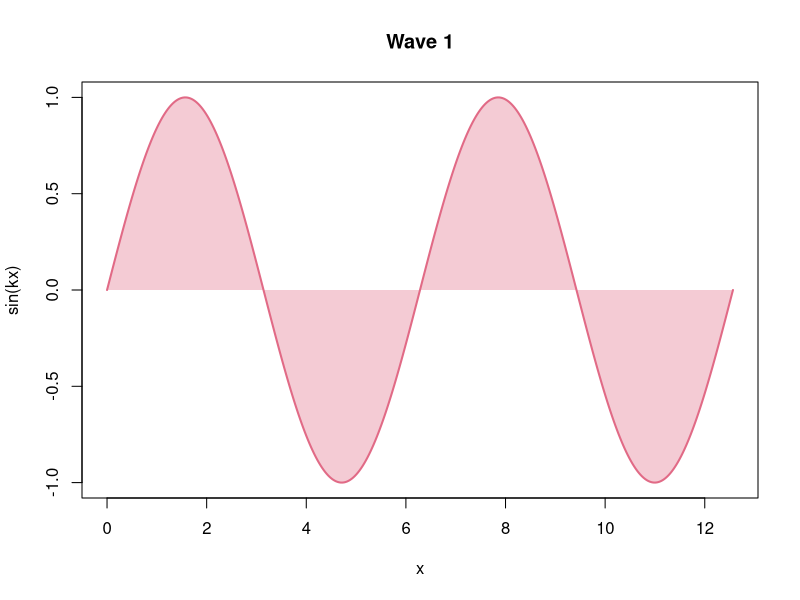
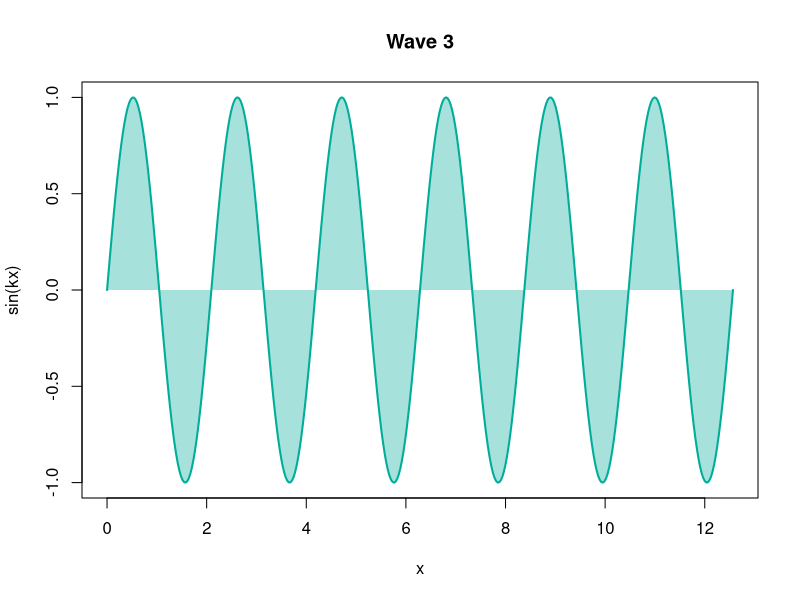
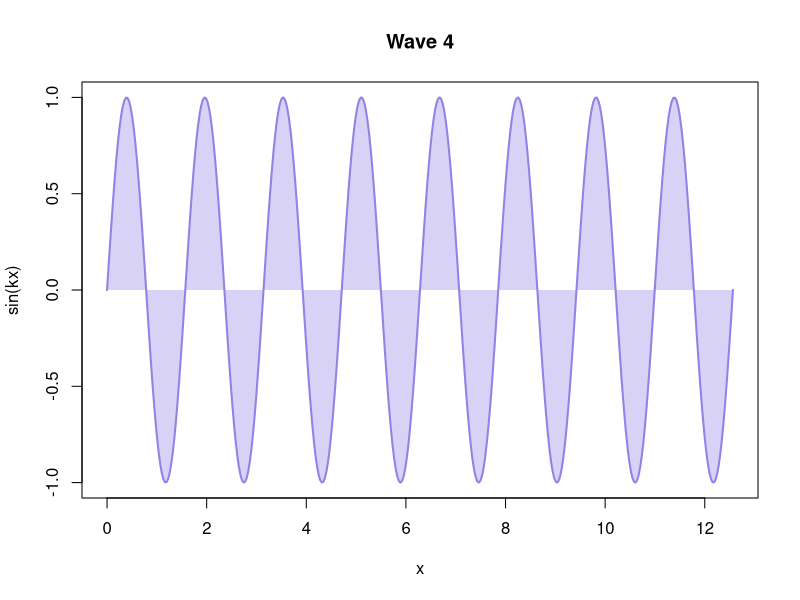
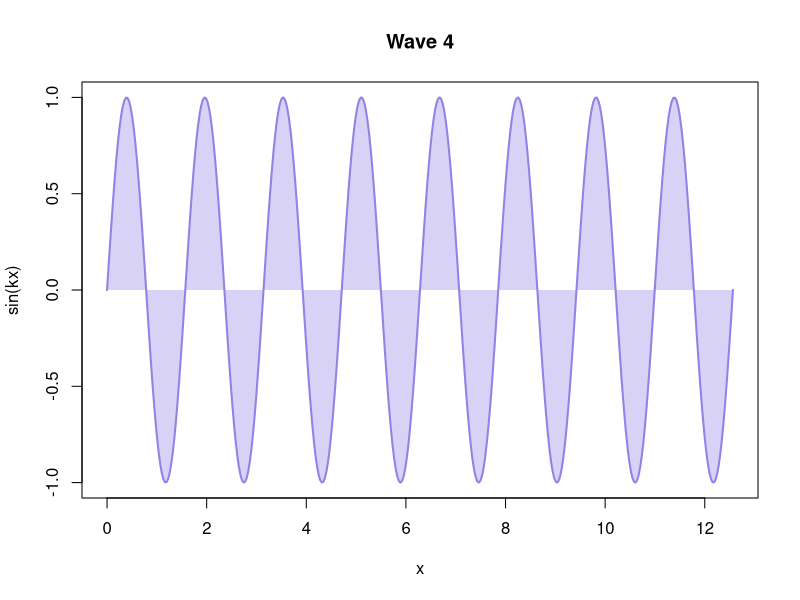
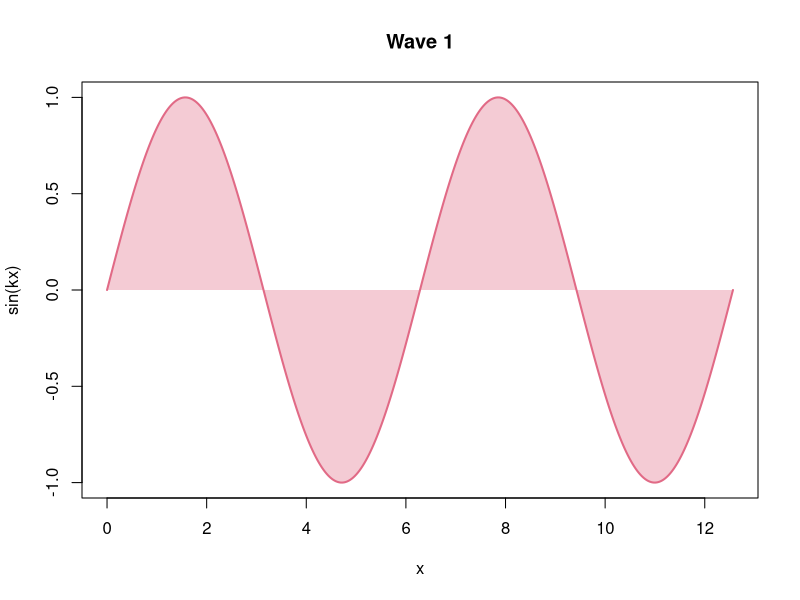
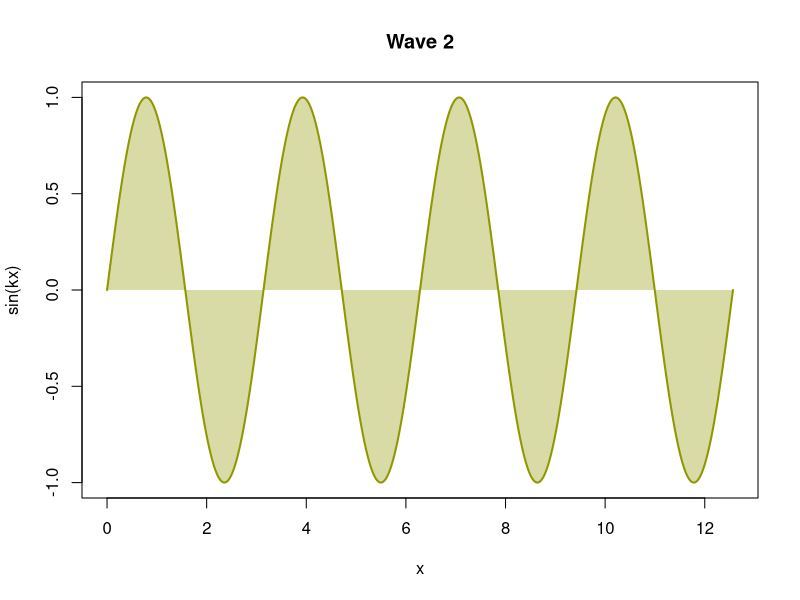
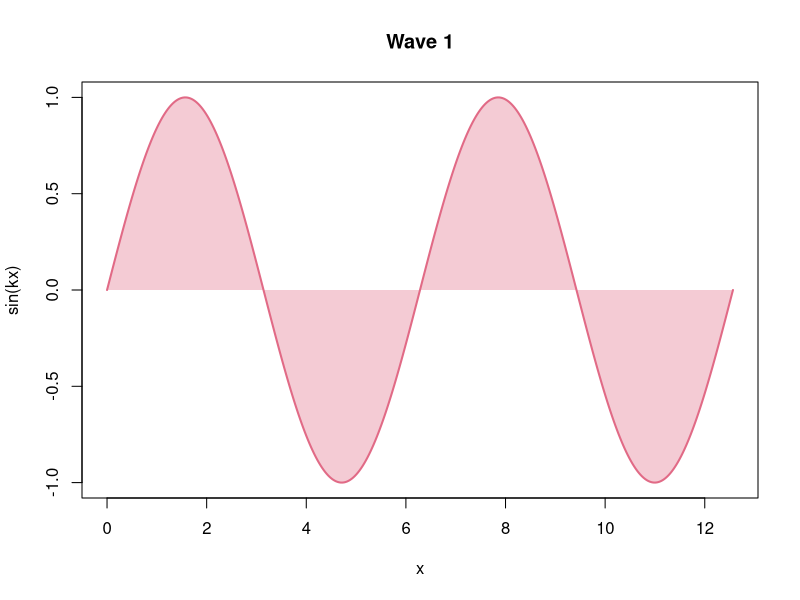
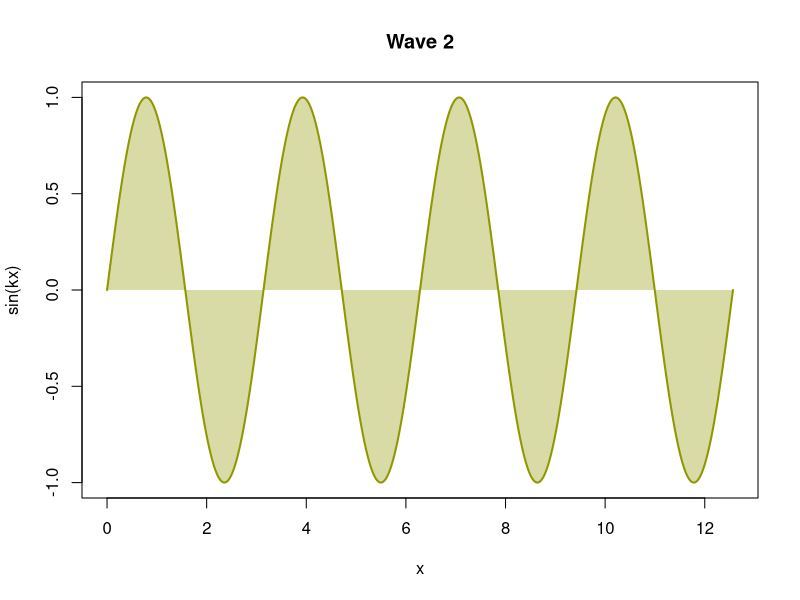

Generate these figures, in order, with R:
## ---- chunk 1
wave <- function(k = 1) {
  x <- seq(0, 4 * pi, length.out = 400)
  col <- hcl.colors(4, "Dark 3")[(k - 1) %% 4 + 1]
  plot(
    x,
    sin(k * x),
    type = "n",
    main = paste("Wave", k),
    xlab = "x",
    ylab = "sin(kx)"
  )
  polygon(
    c(x, rev(x)),
    c(sin(k * x), rep(0, length(x))),
    col = adjustcolor(col, 0.35),
    border = NA
  )
  lines(x, sin(k * x), lwd = 2, col = col)
}
## ---- chunk 2
#| panzoom: false
#| echo: false
#| fig-alt: "A sine curve, shaded between the curve and y = 0"
#| fig-cap: >-
#|   Wave 1: y = sin(x); the area between the curve and y = 0 is shaded.

wave(k = 1)
## ---- chunk 3
#| panzoom:
#|   hint: false
#| fig-alt: "A sine curve, shaded between the curve and y = 0"
#| fig-cap: >-
#|   Wave 3: y = sin(3x); the area between the curve and y = 0 is shaded.

wave(k = 3)
## ---- chunk 4
#| panzoom: true
#| fig-alt: "A sine curve, shaded between the curve and y = 0"
#| fig-cap: >-
#|   Wave 4: y = sin(4x); the area between the curve and y = 0 is shaded.

wave(k = 4)
## ---- chunk 5
#| panzoom:
#|   hint: hide
#| fig-alt: "A sine curve, shaded between the curve and y = 0"
#| fig-cap: >-
#|   Wave 4: y = sin(4x); the area between the curve and y = 0 is shaded.

wave(k = 4)
## ---- chunk 6
#| panzoom:
#|   max-zoom: 2
#| fig-alt: "A sine curve, shaded between the curve and y = 0"
#| fig-cap: >-
#|   Wave 1: y = sin(x); the area between the curve and y = 0 is shaded.

wave(k = 1)
## ---- chunk 7
#| panzoom:
#|   max-zoom: 2
#|   hint: false
#| echo: false
#| fig-alt: "A sine curve, shaded between the curve and y = 0"
#| fig-cap: >-
#|   Wave 2: y = sin(2x); the area between the curve and y = 0 is shaded.

wave(k = 2)
## ---- chunk 8
#| panzoom:
#|   group: waves
#| fig-alt:
#|   - "A sine curve, shaded between the curve and y = 0"
#|   - "A sine curve, shaded between the curve and y = 0"
#|   - "A sine curve, shaded between the curve and y = 0"
#| fig-cap:
#|   - >-
#|     Wave 1: y = sin(x); the area between the curve and y = 0 is shaded.
#|   - >-
#|     Wave 2: y = sin(2x); the area between the curve and y = 0 is shaded.
#|   - >-
#|     Wave 3: y = sin(3x); the area between the curve and y = 0 is shaded.

wave(k = 1)
wave(k = 2)
wave(k = 3)
## ---- chunk 9
#| panzoom:
#|   desc-position: right
#|   description: "The area between the curve and the axis is shaded."
#| fig-alt: "A sine curve, shaded between the curve and y = 0"
#| fig-cap: >-
#|   Wave 2: y = sin(2x); the area between the curve and y = 0 is shaded.

wave(k = 2)
## ---- chunk 10
#| panzoom:
#|   desc-position: top
#| fig-alt: "A sine curve, shaded between the curve and y = 0"
#| fig-cap: >-
#|   Wave 3: y = sin(3x); the area between the curve and y = 0 is shaded.

wave(k = 3)
## ---- chunk 11
#| panzoom:
#|   group: held
#| fig-show: hold
#| fig-alt:
#|   - "A sine curve, shaded between the curve and y = 0"
#|   - "A sine curve, shaded between the curve and y = 0"
#| fig-cap:
#|   - >-
#|     Wave 1: y = sin(x); the area between the curve and y = 0 is shaded.
#|   - >-
#|     Wave 2: y = sin(2x); the area between the curve and y = 0 is shaded.

wave(k = 1)
print("Printed between the two plots.")
wave(k = 2)
## ---- chunk 12
#| panzoom:
#|   group: right-waves
#|   desc-position: right
#| fig-alt:
#|   - "A sine curve, shaded between the curve and y = 0"
#|   - "A sine curve, shaded between the curve and y = 0"
#|   - "A sine curve, shaded between the curve and y = 0"
#| fig-cap:
#|   - "Wave 1: y = sin(x)."
#|   - >-
#|     Wave 2: y = sin(2x); the area between the curve and y = 0 is shaded.
#|   - >-
#|     Wave 3: y = sin(3x), with three full periods across the plot; the area
#|     between the curve and y = 0 is shaded.

wave(k = 1)
wave(k = 2)
wave(k = 3)
## ---- chunk 13
#| panzoom:
#|   group: sides
#|   desc-position: right
#| fig-alt: "A sine curve, shaded between the curve and y = 0"
#| fig-cap: >-
#|   Wave 4: y = sin(4x); the area between the curve and y = 0 is shaded.

wave(k = 4)
## ---- chunk 14
#| panzoom:
#|   group: sides
#|   desc-position: top
#| fig-alt: "A sine curve, shaded between the curve and y = 0"
#| fig-cap: >-
#|   Wave 5: y = sin(5x); the area between the curve and y = 0 is shaded.

wave(k = 5)
## ---- chunk 15
#| panzoom:
#|   group: sides
#| fig-alt: "A sine curve, shaded between the curve and y = 0"
#| fig-cap: >-
#|   Wave 6: y = sin(6x); the area between the curve and y = 0 is shaded.

wave(k = 6)
## ---- chunk 16
#| panzoom: true
#| output: asis

cat(
  "\n\n",
  "![Waves breaking below the clay cliffs at Aquinnah, Martha's Vineyard.]",
  "(../images/mv-1.jpg)",
  "{fig-alt=\"Waves breaking below grassy clay cliffs at Aquinnah\"}",
  "\n\n",
  sep = ""
)
## ---- chunk 17
#| panzoom: true
#| cache: true
#| fig-alt: "A sine curve, shaded between the curve and y = 0"
#| fig-cap: >-
#|   Wave 2: y = sin(2x); the area between the curve and y = 0 is shaded.

wave(k = 2)
